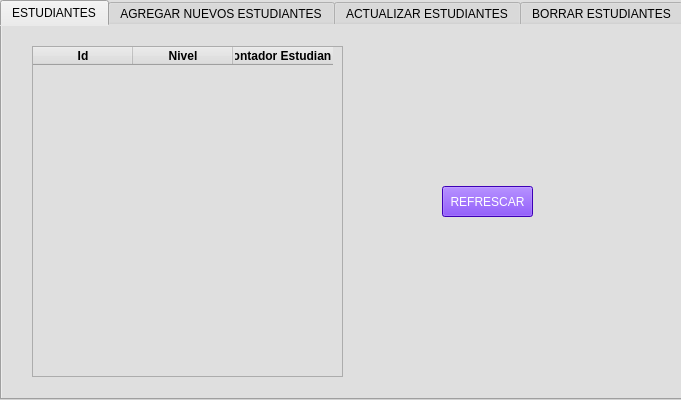
<?xml version="1.0" encoding="UTF-8"?>
<ui version="4.0">
 <class>Form</class>
 <widget class="QWidget" name="Form">
  <property name="enabled">
   <bool>true</bool>
  </property>
  <property name="geometry">
   <rect>
    <x>0</x>
    <y>0</y>
    <width>681</width>
    <height>400</height>
   </rect>
  </property>
  <property name="minimumSize">
   <size>
    <width>681</width>
    <height>400</height>
   </size>
  </property>
  <property name="windowTitle">
   <string>REGISTRO DE ESTUDIANTES</string>
  </property>
  <property name="autoFillBackground">
   <bool>false</bool>
  </property>
  <property name="styleSheet">
   <string notr="true">background-color: rgb(223, 223, 223);</string>
  </property>
  <widget class="QTabWidget" name="tabWidget">
   <property name="enabled">
    <bool>true</bool>
   </property>
   <property name="geometry">
    <rect>
     <x>0</x>
     <y>0</y>
     <width>741</width>
     <height>400</height>
    </rect>
   </property>
   <property name="minimumSize">
    <size>
     <width>681</width>
     <height>400</height>
    </size>
   </property>
   <property name="styleSheet">
    <string notr="true">background-color: rgb(223, 223, 223);
selection-color: rgb(0, 0, 0);
color: rgb(0, 0, 0);
selection-background-color: rgb(255, 255, 255);
alternate-background-color: rgb(255, 255, 255);</string>
   </property>
   <property name="currentIndex">
    <number>0</number>
   </property>
   <widget class="QWidget" name="tab_1">
    <attribute name="title">
     <string>ESTUDIANTES</string>
    </attribute>
    <widget class="QPushButton" name="bt_refrescar">
     <property name="geometry">
      <rect>
       <x>440</x>
       <y>160</y>
       <width>91</width>
       <height>31</height>
      </rect>
     </property>
     <property name="styleSheet">
      <string notr="true">background-color: rgb(85, 0, 255);
color: rgb(255, 255, 255);
font: 75 10pt &quot;MS Shell Dlg 2&quot;;</string>
     </property>
     <property name="text">
      <string>REFRESCAR</string>
     </property>
    </widget>
    <widget class="QTableWidget" name="tabla_estudiantes">
     <property name="geometry">
      <rect>
       <x>30</x>
       <y>20</y>
       <width>311</width>
       <height>331</height>
      </rect>
     </property>
     <property name="rowCount">
      <number>0</number>
     </property>
     <property name="columnCount">
      <number>3</number>
     </property>
     <column>
      <property name="text">
       <string>Id</string>
      </property>
      <property name="font">
       <font>
        <weight>75</weight>
        <bold>true</bold>
       </font>
      </property>
      <property name="textAlignment">
       <set>AlignCenter</set>
      </property>
      <property name="background">
       <color>
        <red>255</red>
        <green>0</green>
        <blue>191</blue>
       </color>
      </property>
     </column>
     <column>
      <property name="text">
       <string>Nivel</string>
      </property>
      <property name="font">
       <font>
        <weight>75</weight>
        <bold>true</bold>
       </font>
      </property>
      <property name="textAlignment">
       <set>AlignCenter</set>
      </property>
      <property name="background">
       <color>
        <red>85</red>
        <green>255</green>
        <blue>127</blue>
       </color>
      </property>
     </column>
     <column>
      <property name="text">
       <string>Contador Estudiante</string>
      </property>
      <property name="font">
       <font>
        <weight>75</weight>
        <bold>true</bold>
       </font>
      </property>
      <property name="textAlignment">
       <set>AlignCenter</set>
      </property>
      <property name="background">
       <color>
        <red>255</red>
        <green>248</green>
        <blue>53</blue>
       </color>
      </property>
     </column>
    </widget>
   </widget>
   <widget class="QWidget" name="tab_2">
    <attribute name="title">
     <string>AGREGAR NUEVOS ESTUDIANTES</string>
    </attribute>
    <widget class="QPushButton" name="bt_agregar">
     <property name="geometry">
      <rect>
       <x>270</x>
       <y>270</y>
       <width>75</width>
       <height>23</height>
      </rect>
     </property>
     <property name="styleSheet">
      <string notr="true">background-color: rgb(85, 0, 255);
color: rgb(255, 255, 255);
font: 75 10pt &quot;MS Shell Dlg 2&quot;;</string>
     </property>
     <property name="text">
      <string>AGREGAR</string>
     </property>
    </widget>
    <widget class="QWidget" name="layoutWidget">
     <property name="geometry">
      <rect>
       <x>190</x>
       <y>30</y>
       <width>241</width>
       <height>211</height>
      </rect>
     </property>
     <layout class="QHBoxLayout" name="horizontalLayout">
      <item>
       <layout class="QVBoxLayout" name="verticalLayout_2">
        <item>
         <widget class="QLabel" name="label_2">
          <property name="text">
           <string>ID:</string>
          </property>
         </widget>
        </item>
        <item>
         <widget class="QLabel" name="label_3">
          <property name="text">
           <string>NIVEL:</string>
          </property>
         </widget>
        </item>
        <item>
         <widget class="QLabel" name="label_4">
          <property name="text">
           <string>CONTADOR ESTUDIANTE:</string>
          </property>
         </widget>
        </item>
       </layout>
      </item>
      <item>
       <layout class="QVBoxLayout" name="verticalLayout">
        <item>
         <widget class="QLineEdit" name="idA"/>
        </item>
        <item>
         <widget class="QLineEdit" name="nivelA"/>
        </item>
        <item>
         <widget class="QLineEdit" name="contador_estudianteA"/>
        </item>
       </layout>
      </item>
     </layout>
    </widget>
   </widget>
   <widget class="QWidget" name="tab_3">
    <attribute name="title">
     <string>ACTUALIZAR ESTUDIANTES</string>
    </attribute>
    <widget class="QPushButton" name="bt_actualizar">
     <property name="geometry">
      <rect>
       <x>380</x>
       <y>290</y>
       <width>91</width>
       <height>21</height>
      </rect>
     </property>
     <property name="styleSheet">
      <string notr="true">background-color: rgb(85, 0, 255);
color: rgb(255, 255, 255);
font: 75 10pt &quot;MS Shell Dlg 2&quot;;</string>
     </property>
     <property name="text">
      <string>ACTUALIZAR</string>
     </property>
    </widget>
    <widget class="QLineEdit" name="id_estudiante">
     <property name="geometry">
      <rect>
       <x>50</x>
       <y>140</y>
       <width>180</width>
       <height>20</height>
      </rect>
     </property>
    </widget>
    <widget class="QLabel" name="label_13">
     <property name="geometry">
      <rect>
       <x>80</x>
       <y>90</y>
       <width>131</width>
       <height>39</height>
      </rect>
     </property>
     <property name="text">
      <string>INGRESE EL ID DEL LIBRO</string>
     </property>
    </widget>
    <widget class="QPushButton" name="id_buscar">
     <property name="geometry">
      <rect>
       <x>100</x>
       <y>180</y>
       <width>75</width>
       <height>23</height>
      </rect>
     </property>
     <property name="styleSheet">
      <string notr="true">background-color: rgb(255, 255, 255);</string>
     </property>
     <property name="text">
      <string>BUSCAR</string>
     </property>
    </widget>
    <widget class="QWidget" name="layoutWidget_2">
     <property name="geometry">
      <rect>
       <x>320</x>
       <y>40</y>
       <width>241</width>
       <height>211</height>
      </rect>
     </property>
     <layout class="QHBoxLayout" name="horizontalLayout_2">
      <item>
       <layout class="QVBoxLayout" name="verticalLayout_3">
        <item>
         <widget class="QLabel" name="label_5">
          <property name="text">
           <string>ID:</string>
          </property>
         </widget>
        </item>
        <item>
         <widget class="QLabel" name="label_6">
          <property name="text">
           <string>NIVEL:</string>
          </property>
         </widget>
        </item>
        <item>
         <widget class="QLabel" name="label_7">
          <property name="text">
           <string>CONTADOR ESTUDIANTE:</string>
          </property>
         </widget>
        </item>
       </layout>
      </item>
      <item>
       <layout class="QVBoxLayout" name="verticalLayout_4">
        <item>
         <widget class="QLineEdit" name="id_actualizar"/>
        </item>
        <item>
         <widget class="QLineEdit" name="nivel_actualizar"/>
        </item>
        <item>
         <widget class="QLineEdit" name="contador_estudiante_actualizar"/>
        </item>
       </layout>
      </item>
     </layout>
    </widget>
   </widget>
   <widget class="QWidget" name="tab_4">
    <attribute name="title">
     <string>BORRAR ESTUDIANTES</string>
    </attribute>
    <widget class="QPushButton" name="borrar_ok">
     <property name="geometry">
      <rect>
       <x>440</x>
       <y>190</y>
       <width>91</width>
       <height>23</height>
      </rect>
     </property>
     <property name="styleSheet">
      <string notr="true">background-color: rgb(255, 0, 127);</string>
     </property>
     <property name="text">
      <string>Consultar</string>
     </property>
    </widget>
    <widget class="QLabel" name="label_18">
     <property name="geometry">
      <rect>
       <x>370</x>
       <y>130</y>
       <width>31</width>
       <height>16</height>
      </rect>
     </property>
     <property name="text">
      <string>ID:</string>
     </property>
    </widget>
    <widget class="QLineEdit" name="id_borrar">
     <property name="geometry">
      <rect>
       <x>410</x>
       <y>130</y>
       <width>101</width>
       <height>20</height>
      </rect>
     </property>
     <property name="text">
      <string/>
     </property>
    </widget>
    <widget class="QPushButton" name="bt_borrar">
     <property name="geometry">
      <rect>
       <x>540</x>
       <y>130</y>
       <width>75</width>
       <height>23</height>
      </rect>
     </property>
     <property name="styleSheet">
      <string notr="true">background-color: rgb(85, 0, 255);
color: rgb(255, 255, 255);
font: 75 10pt &quot;MS Shell Dlg 2&quot;;</string>
     </property>
     <property name="text">
      <string>BORRAR</string>
     </property>
    </widget>
    <widget class="QTableWidget" name="tabla_borrar">
     <property name="geometry">
      <rect>
       <x>30</x>
       <y>20</y>
       <width>301</width>
       <height>331</height>
      </rect>
     </property>
     <property name="rowCount">
      <number>0</number>
     </property>
     <property name="columnCount">
      <number>3</number>
     </property>
     <column>
      <property name="text">
       <string>Id</string>
      </property>
      <property name="font">
       <font>
        <weight>75</weight>
        <bold>true</bold>
       </font>
      </property>
      <property name="textAlignment">
       <set>AlignCenter</set>
      </property>
      <property name="background">
       <color>
        <red>255</red>
        <green>0</green>
        <blue>191</blue>
       </color>
      </property>
     </column>
     <column>
      <property name="text">
       <string>Nivel</string>
      </property>
      <property name="font">
       <font>
        <weight>75</weight>
        <bold>true</bold>
       </font>
      </property>
      <property name="textAlignment">
       <set>AlignCenter</set>
      </property>
      <property name="background">
       <color>
        <red>85</red>
        <green>255</green>
        <blue>127</blue>
       </color>
      </property>
     </column>
     <column>
      <property name="text">
       <string>Contador Estudiante</string>
      </property>
      <property name="font">
       <font>
        <weight>75</weight>
        <bold>true</bold>
       </font>
      </property>
      <property name="textAlignment">
       <set>AlignCenter</set>
      </property>
      <property name="background">
       <color>
        <red>255</red>
        <green>248</green>
        <blue>53</blue>
       </color>
      </property>
     </column>
    </widget>
   </widget>
  </widget>
 </widget>
 <resources/>
 <connections/>
</ui>
